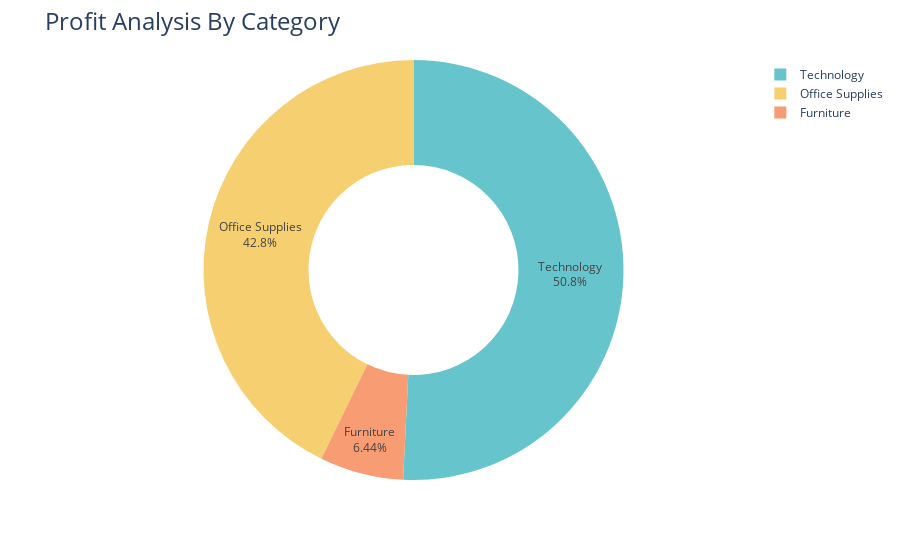

Here is the notebook cell this chart was saved with:
### Code cell
fig = px.pie(profit_by_category,
            values = "Profit",
            names = "Category",
            hole = 0.5,
            color_discrete_sequence=px.colors.qualitative.Pastel) # giving different colors

fig.update_traces(textposition = "inside",textinfo = "percent+label") # giving text position and giving label into percentage
fig.update_layout(title_text = "Profit Analysis By Category",title_font = dict(size = 24)) # giving title and font size
fig.show()

### Figure 1 — Plotly figure (JSON) as saved in the notebook; plotly's stock layout.template omitted (floating-point values rounded to 4 significant figures)
{"data": [{"domain": {"x": [0, 1], "y": [0, 1]}, "hole": 0.5, "hovertemplate": "Category=%{label}<br>Profit=%{value}<extra></extra>", "labels": ["Furniture", "Office Supplies", "Technology"], "legendgroup": "", "name": "", "showlegend": true, "textinfo": "percent+label", "textposition": "inside", "type": "pie", "values": [18450.0, 122500.0, 145500.0]}], "layout": {"legend": {"tracegroupgap": 0}, "margin": {"t": 60}, "piecolorway": ["rgb(102, 197, 204)", "rgb(246, 207, 113)", "rgb(248, 156, 116)", "rgb(220, 176, 242)", "rgb(135, 197, 95)", "rgb(158, 185, 243)", "rgb(254, 136, 177)", "rgb(201, 219, 116)", "rgb(139, 224, 164)", "rgb(180, 151, 231)", "rgb(179, 179, 179)"], "title": {"font": {"size": 24}, "text": "Profit Analysis By Category"}}}
